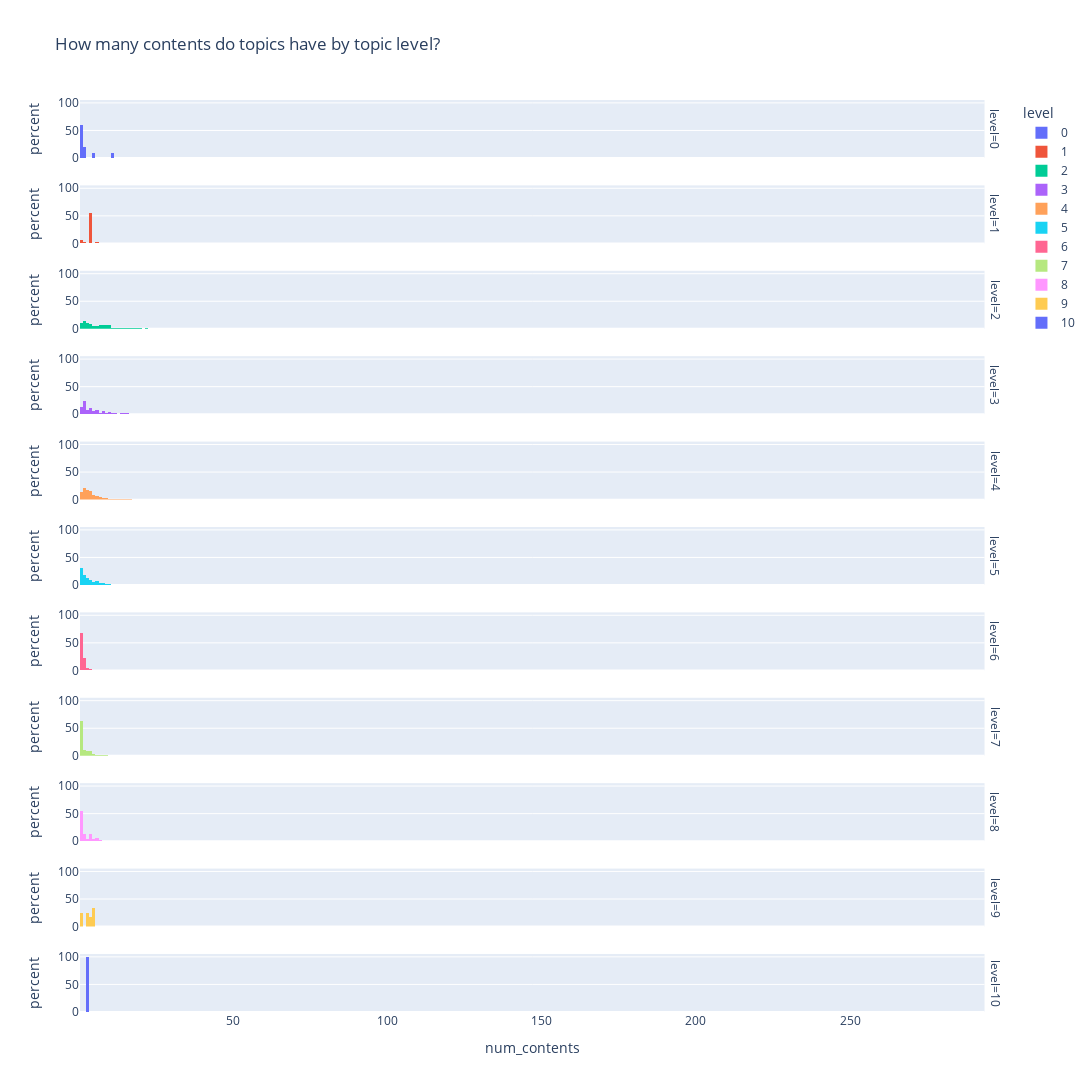

Notebook cell for this chart:
### Code cell
px.histogram(topics.sort_values("level"), x="num_contents", color="level", facet_row="level", width=1200, height=4000, histnorm="percent",
            title = "How many contents do topics have by topic level?")

### Figure 1 — Plotly figure (JSON) as saved in the notebook; plotly's stock layout.template omitted (floating-point values rounded to 4 significant figures; data arrays with more than 128 entries replaced by an {"elided": "..."} marker saying what was removed)
{"data": [{"alignmentgroup": "True", "bingroup": "x", "histnorm": "percent", "hovertemplate": "level=0<br>num_contents=%{x}<br>percent=%{y}<extra></extra>", "legendgroup": "0", "marker": {"color": "#636efa", "pattern": {"shape": ""}}, "name": "0", "offsetgroup": "0", "orientation": "v", "showlegend": true, "type": "histogram", "x": {"elided": "171 int values"}, "xaxis": "x11", "yaxis": "y11"}, {"alignmentgroup": "True", "bingroup": "x", "histnorm": "percent", "hovertemplate": "level=1<br>num_contents=%{x}<br>percent=%{y}<extra></extra>", "legendgroup": "1", "marker": {"color": "#EF553B", "pattern": {"shape": ""}}, "name": "1", "offsetgroup": "1", "orientation": "v", "showlegend": true, "type": "histogram", "x": {"elided": "1104 int values"}, "xaxis": "x10", "yaxis": "y10"}, {"alignmentgroup": "True", "bingroup": "x", "histnorm": "percent", "hovertemplate": "level=2<br>num_contents=%{x}<br>percent=%{y}<extra></extra>", "legendgroup": "2", "marker": {"color": "#00cc96", "pattern": {"shape": ""}}, "name": "2", "offsetgroup": "2", "orientation": "v", "showlegend": true, "type": "histogram", "x": {"elided": "4874 int values"}, "xaxis": "x9", "yaxis": "y9"}, {"alignmentgroup": "True", "bingroup": "x", "histnorm": "percent", "hovertemplate": "level=3<br>num_contents=%{x}<br>percent=%{y}<extra></extra>", "legendgroup": "3", "marker": {"color": "#ab63fa", "pattern": {"shape": ""}}, "name": "3", "offsetgroup": "3", "orientation": "v", "showlegend": true, "type": "histogram", "x": {"elided": "14898 int values"}, "xaxis": "x8", "yaxis": "y8"}, {"alignmentgroup": "True", "bingroup": "x", "histnorm": "percent", "hovertemplate": "level=4<br>num_contents=%{x}<br>percent=%{y}<extra></extra>", "legendgroup": "4", "marker": {"color": "#FFA15A", "pattern": {"shape": ""}}, "name": "4", "offsetgroup": "4", "orientation": "v", "showlegend": true, "type": "histogram", "x": {"elided": "38810 int values"}, "xaxis": "x7", "yaxis": "y7"}, {"alignmentgroup": "True", "bingroup": "x", "histnorm": "percent", "hovertemplate": "level=5<br>num_contents=%{x}<br>percent=%{y}<extra></extra>", "legendgroup": "5", "marker": {"color": "#19d3f3", "pattern": {"shape": ""}}, "name": "5", "offsetgroup": "5", "orientation": "v", "showlegend": true, "type": "histogram", "x": {"elided": "9744 int values"}, "xaxis": "x6", "yaxis": "y6"}, {"alignmentgroup": "True", "bingroup": "x", "histnorm": "percent", "hovertemplate": "level=6<br>num_contents=%{x}<br>percent=%{y}<extra></extra>", "legendgroup": "6", "marker": {"color": "#FF6692", "pattern": {"shape": ""}}, "name": "6", "offsetgroup": "6", "orientation": "v", "showlegend": true, "type": "histogram", "x": {"elided": "6210 int values"}, "xaxis": "x5", "yaxis": "y5"}, {"alignmentgroup": "True", "bingroup": "x", "histnorm": "percent", "hovertemplate": "level=7<br>num_contents=%{x}<br>percent=%{y}<extra></extra>", "legendgroup": "7", "marker": {"color": "#B6E880", "pattern": {"shape": ""}}, "name": "7", "offsetgroup": "7", "orientation": "v", "showlegend": true, "type": "histogram", "x": {"elided": "1028 int values"}, "xaxis": "x4", "yaxis": "y4"}, {"alignmentgroup": "True", "bingroup": "x", "histnorm": "percent", "hovertemplate": "level=8<br>num_contents=%{x}<br>percent=%{y}<extra></extra>", "legendgroup": "8", "marker": {"color": "#FF97FF", "pattern": {"shape": ""}}, "name": "8", "offsetgroup": "8", "orientation": "v", "showlegend": true, "type": "histogram", "x": [1, 1, 2, 2, 6, 2, 4, 1, 1, 2, 1, 7, 1, 4, 1, 1, 1, 1, 30, 1, 5, 1, 4, 1, 1, 1, 1, 4, 7, 2, 1, 1, 1, 4, 4, 2, 1, 2, 1, 1, 2, 1, 1, 1, 1, 1, 1, 2, 3, 7, 1, 1, 4, 1, 1, 1, 1, 1, 2, 4, 1, 1, 1, 4, 1, 6, 4, 1, 1, 1, 3, 1, 6, 1, 1, 1, 1, 1, 1, 3, 1, 1, 1, 4, 1, 1, 2, 10, 1, 1, 4, 1, 1, 1, 1, 2, null, 4, 2, 1, 6, 2, 5, 1, 4, 3, 1, 2, 1, 4, 6, 5, 13, 2, 3, 5, 6, 1, 9], "xaxis": "x3", "yaxis": "y3"}, {"alignmentgroup": "True", "bingroup": "x", "histnorm": "percent", "hovertemplate": "level=9<br>num_contents=%{x}<br>percent=%{y}<extra></extra>", "legendgroup": "9", "marker": {"color": "#FECB52", "pattern": {"shape": ""}}, "name": "9", "offsetgroup": "9", "orientation": "v", "showlegend": true, "type": "histogram", "x": [5, 3, 5, 3, 1, 4, 1, 4, 5, 1, 3, 5], "xaxis": "x2", "yaxis": "y2"}, {"alignmentgroup": "True", "bingroup": "x", "histnorm": "percent", "hovertemplate": "level=10<br>num_contents=%{x}<br>percent=%{y}<extra></extra>", "legendgroup": "10", "marker": {"color": "#636efa", "pattern": {"shape": ""}}, "name": "10", "offsetgroup": "10", "orientation": "v", "showlegend": true, "type": "histogram", "x": [3, 3], "xaxis": "x", "yaxis": "y"}], "layout": {"annotations": [{"font": {}, "showarrow": false, "text": "level=10", "textangle": 90, "x": 0.98, "xanchor": "left", "xref": "paper", "y": 0.03182, "yanchor": "middle", "yref": "paper"}, {"font": {}, "showarrow": false, "text": "level=9", "textangle": 90, "x": 0.98, "xanchor": "left", "xref": "paper", "y": 0.1255, "yanchor": "middle", "yref": "paper"}, {"font": {}, "showarrow": false, "text": "level=8", "textangle": 90, "x": 0.98, "xanchor": "left", "xref": "paper", "y": 0.2191, "yanchor": "middle", "yref": "paper"}, {"font": {}, "showarrow": false, "text": "level=7", "textangle": 90, "x": 0.98, "xanchor": "left", "xref": "paper", "y": 0.3127, "yanchor": "middle", "yref": "paper"}, {"font": {}, "showarrow": false, "text": "level=6", "textangle": 90, "x": 0.98, "xanchor": "left", "xref": "paper", "y": 0.4064, "yanchor": "middle", "yref": "paper"}, {"font": {}, "showarrow": false, "text": "level=5", "textangle": 90, "x": 0.98, "xanchor": "left", "xref": "paper", "y": 0.5, "yanchor": "middle", "yref": "paper"}, {"font": {}, "showarrow": false, "text": "level=4", "textangle": 90, "x": 0.98, "xanchor": "left", "xref": "paper", "y": 0.5936, "yanchor": "middle", "yref": "paper"}, {"font": {}, "showarrow": false, "text": "level=3", "textangle": 90, "x": 0.98, "xanchor": "left", "xref": "paper", "y": 0.6873, "yanchor": "middle", "yref": "paper"}, {"font": {}, "showarrow": false, "text": "level=2", "textangle": 90, "x": 0.98, "xanchor": "left", "xref": "paper", "y": 0.7809, "yanchor": "middle", "yref": "paper"}, {"font": {}, "showarrow": false, "text": "level=1", "textangle": 90, "x": 0.98, "xanchor": "left", "xref": "paper", "y": 0.8745, "yanchor": "middle", "yref": "paper"}, {"font": {}, "showarrow": false, "text": "level=0", "textangle": 90, "x": 0.98, "xanchor": "left", "xref": "paper", "y": 0.9682, "yanchor": "middle", "yref": "paper"}], "barmode": "relative", "height": 4000, "legend": {"title": {"text": "level"}, "tracegroupgap": 0}, "title": {"text": "How many contents do topics have by topic level?"}, "width": 1200, "xaxis": {"anchor": "y", "autorange": true, "domain": [0, 0.98], "range": [0.5, 293.5], "title": {"text": "num_contents"}, "type": "linear"}, "xaxis10": {"anchor": "y10", "autorange": true, "domain": [0, 0.98], "matches": "x", "range": [0.5, 293.5], "showticklabels": false, "type": "linear"}, "xaxis11": {"anchor": "y11", "autorange": true, "domain": [0, 0.98], "matches": "x", "range": [0.5, 293.5], "showticklabels": false, "type": "linear"}, "xaxis2": {"anchor": "y2", "autorange": true, "domain": [0, 0.98], "matches": "x", "range": [0.5, 293.5], "showticklabels": false, "type": "linear"}, "xaxis3": {"anchor": "y3", "autorange": true, "domain": [0, 0.98], "matches": "x", "range": [0.5, 293.5], "showticklabels": false, "type": "linear"}, "xaxis4": {"anchor": "y4", "autorange": true, "domain": [0, 0.98], "matches": "x", "range": [0.5, 293.5], "showticklabels": false, "type": "linear"}, "xaxis5": {"anchor": "y5", "autorange": true, "domain": [0, 0.98], "matches": "x", "range": [0.5, 293.5], "showticklabels": false, "type": "linear"}, "xaxis6": {"anchor": "y6", "autorange": true, "domain": [0, 0.98], "matches": "x", "range": [0.5, 293.5], "showticklabels": false, "type": "linear"}, "xaxis7": {"anchor": "y7", "autorange": true, "domain": [0, 0.98], "matches": "x", "range": [0.5, 293.5], "showticklabels": false, "type": "linear"}, "xaxis8": {"anchor": "y8", "autorange": true, "domain": [0, 0.98], "matches": "x", "range": [0.5, 293.5], "showticklabels": false, "type": "linear"}, "xaxis9": {"anchor": "y9", "autorange": true, "domain": [0, 0.98], "matches": "x", "range": [0.5, 293.5], "showticklabels": false, "type": "linear"}, "yaxis": {"anchor": "x", "autorange": true, "domain": [0, 0.06364], "range": [0, 105.3], "title": {"text": "percent"}}, "yaxis10": {"anchor": "x10", "autorange": true, "domain": [0.8427, 0.9064], "matches": "y", "range": [0, 105.3], "title": {"text": "percent"}}, "yaxis11": {"anchor": "x11", "autorange": true, "domain": [0.9364, 1.0], "matches": "y", "range": [0, 105.3], "title": {"text": "percent"}}, "yaxis2": {"anchor": "x2", "autorange": true, "domain": [0.09364, 0.1573], "matches": "y", "range": [0, 105.3], "title": {"text": "percent"}}, "yaxis3": {"anchor": "x3", "autorange": true, "domain": [0.1873, 0.2509], "matches": "y", "range": [0, 105.3], "title": {"text": "percent"}}, "yaxis4": {"anchor": "x4", "autorange": true, "domain": [0.2809, 0.3445], "matches": "y", "range": [0, 105.3], "title": {"text": "percent"}}, "yaxis5": {"anchor": "x5", "autorange": true, "domain": [0.3745, 0.4382], "matches": "y", "range": [0, 105.3], "title": {"text": "percent"}}, "yaxis6": {"anchor": "x6", "autorange": true, "domain": [0.4682, 0.5318], "matches": "y", "range": [0, 105.3], "title": {"text": "percent"}}, "yaxis7": {"anchor": "x7", "autorange": true, "domain": [0.5618, 0.6255], "matches": "y", "range": [0, 105.3], "title": {"text": "percent"}}, "yaxis8": {"anchor": "x8", "autorange": true, "domain": [0.6555, 0.7191], "matches": "y", "range": [0, 105.3], "title": {"text": "percent"}}, "yaxis9": {"anchor": "x9", "autorange": true, "domain": [0.7491, 0.8127], "matches": "y", "range": [0, 105.3], "title": {"text": "percent"}}}}
